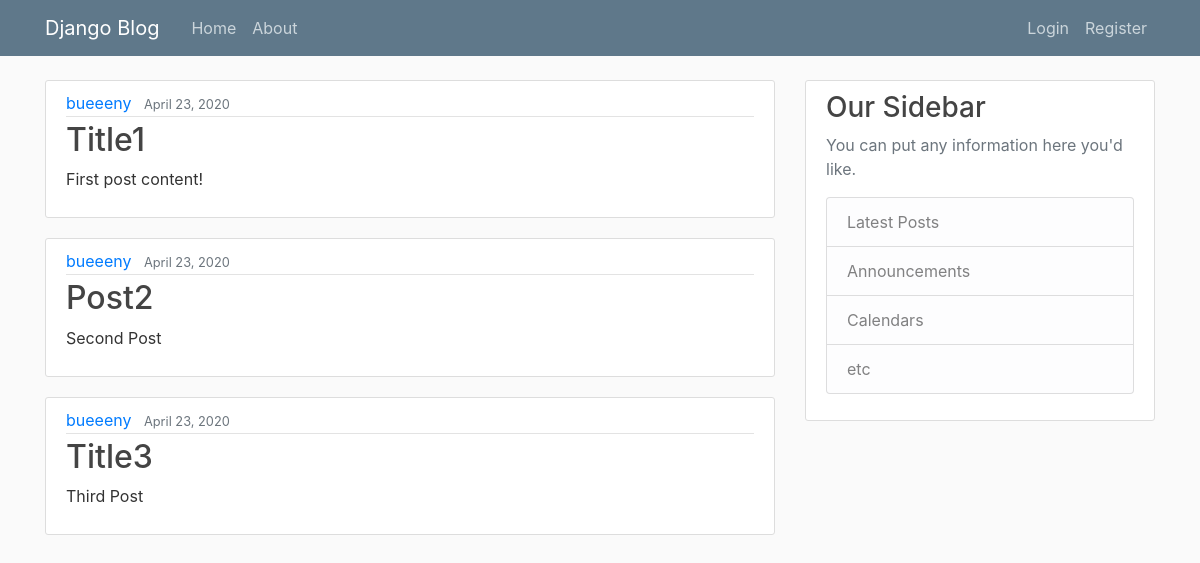
Before: / with the older database file.
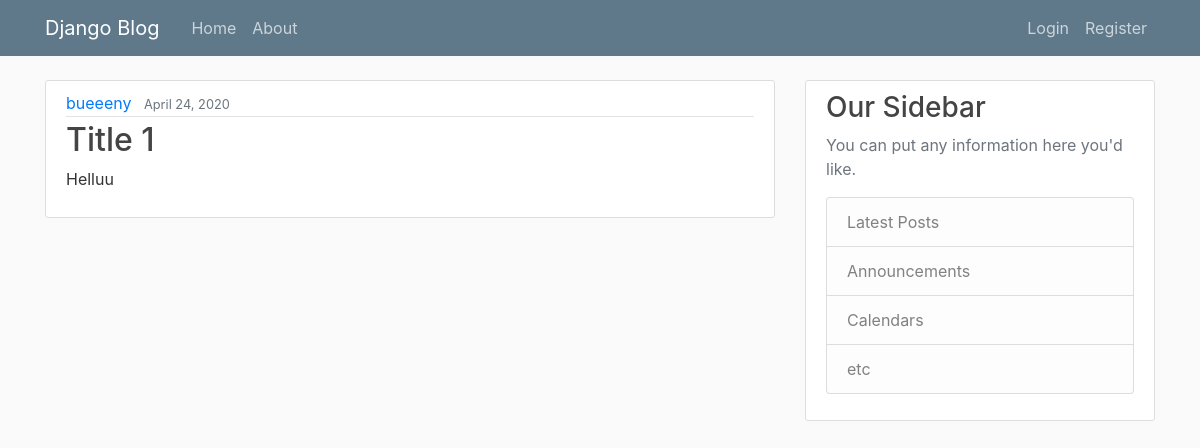
After: the same page with the newer database file.
### App01/models.py (models this page shows, shortened)
class Post (models.Model):
    title = models.CharField(max_length =  100)
    content = models.TextField()
    date_posted = models.DateTimeField(default =  timezone.now)
    author = models.ForeignKey(User, on_delete=models.CASCADE)

### App01/views.py (the view)
# urls.py: path('', views.home, name = 'App01-home'), #leave as hompepage
def home(request):
    context ={
        'title': 'Home',
        'posts': Post.objects.all()
    }
    return render(request,'App01/home.html', context)

### App01/templates/App01/home.html
{%extends "App01/base.html" %}
{% block content %}
{% for post in posts %}
 <article class="media content-section">
    <div class="media-body">
      <div class="article-metadata">
        <a class="mr-2" href="#">{{ post.author }}</a>
        <small class="text-muted">{{ post.date_posted | date:"F d, Y"}}</small>
      </div>
      <h2><a class="article-title" href="#">{{ post.title }}</a></h2>
      <p class="article-content">{{ post.content }}</p>
    </div>
  </article>
{% endfor %}
{% endblock content%}

### App01/templates/App01/base.html (shortened to what this page needs)
{% load static %}
<!DOCTYPE html>
<html>
<head>
    <link rel="stylesheet" href="https://stackpath.bootstrapcdn.com/bootstrap/4.4.1/css/bootstrap.min.css">
    <link rel="stylesheet" type = "text/css" href = "{% static 'App01/main.css'%}">
</head>
<body>
    <header class="site-header">
      <nav class="navbar navbar-expand-md navbar-dark bg-steel fixed-top">
        <div class="container">
          <a class="navbar-brand mr-4" href="{% url 'App01-home' %}">Django Blog</a>
          <div class="collapse navbar-collapse" id="navbarToggle">
            <div class="navbar-nav mr-auto">
              <a class="nav-item nav-link" href="{% url 'App01-home' %}">Home</a>
              <a class="nav-item nav-link" href="{% url 'App01-about' %}">About</a>
            </div>
            <div class="navbar-nav">
              {% if user.is_authenticated %}
                <a class="nav-item nav-link" href="{% url 'profile'%}">Profile</a>
                <a class="nav-item nav-link" href="{% url 'logout' %}">Logout</a>
              {% else %}
                <a class="nav-item nav-link" href="{% url 'login' %}">Login</a>
                <a class="nav-item nav-link" href="{% url 'register'%}">Register</a>
              {% endif%}
            </div>
          </div>
        </div>
      </nav>
    </header>
    <main role="main" class="container">
      <div class="row">
        <div class="col-md-8">
          {% block content %}{% endblock %}
        </div>
        <div class="col-md-4">
          <div class="content-section">
            <h3>Our Sidebar</h3>
            <p class='text-muted'>You can put any information here you'd like.
              <ul class="list-group">
                <li class="list-group-item list-group-item-light">Latest Posts</li>
                <li class="list-group-item list-group-item-light">Announcements</li>
                <li class="list-group-item list-group-item-light">Calendars</li>
                <li class="list-group-item list-group-item-light">etc</li>
              </ul>
            </p>
          </div>
        </div>
      </div>
    </main>
</body>
</html>

### App01/static/App01/main.css (style rules this page uses)
body { background: #fafafa; color: #333333; margin-top: 5rem; }
h1, h2, h3, h4, h5, h6 { color: #444444; }
ul { margin: 0; }
.bg-steel { background-color: #5f788a; }
.site-header .navbar-nav .nav-link { color: #cbd5db; }
.content-section { background: #ffffff; padding: 10px 20px; border: 1px solid #dddddd; border-radius: 3px; margin-bottom: 20px; }
.article-title { color: #444444; }
.article-content { white-space: pre-line; }
.article-metadata { padding-bottom: 1px; margin-bottom: 4px; border-bottom: 1px solid #e3e3e3 }

Changed rows visible on the page:
removed Post: author "bueeeny", date_posted "April 23, 2020", title "Title1", content "First post content!"
removed Post: author "bueeeny", date_posted "April 23, 2020", title "Post2", content "Second Post"
removed Post: author "bueeeny", date_posted "April 23, 2020", title "Title3", content "Third Post"
added Post: author "bueeeny", date_posted "April 24, 2020", title "Title 1", content "Helluu"
